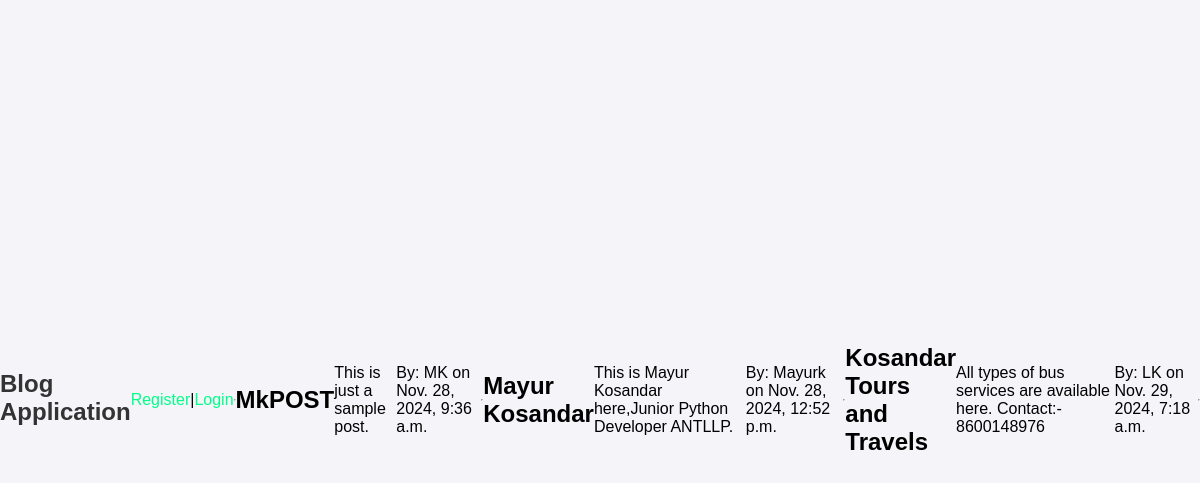
The page / on the database its author committed.
### p2app/models.py (models this page shows, shortened)
class BlogPost(models.Model):
    title = models.CharField(max_length=200)
    content = models.TextField()
    author = models.ForeignKey(User, on_delete=models.CASCADE)
    created_at = models.DateTimeField(auto_now_add=True)
    updated_at = models.DateTimeField(auto_now=True)

### p2app/views.py (the view)
# urls.py: 2. Add a URL to urlpatterns:  path('', views.home, name='home')
def home(request):
    posts = BlogPost.objects.all()
    return render(request, 'home.html', {'posts': posts})

### p2app/templates/home.html (shortened to what this page needs)
{% load static %}
<link rel="stylesheet" href="{% static 'css/style.css' %}">
<!DOCTYPE html>
<html lang="en">
<head>
</head>
<body>
    <h1>Blog Application</h1>
    {% if user.is_authenticated %}
        <h2><p>Welcome, {{ user.username }}!</p></h2>
        <a href="{% url 'create_post' %}">Create New Post</a> |
        <form method="POST" action="{% url 'logout' %}">
            {% csrf_token %}
        </br>
            <button type="submit">Logout</button>
        </form>
    {% else %}
        <a href="{% url 'register' %}">Register</a> | <a href="{% url 'login' %}">Login</a>
    {% endif %}
    <hr>
    {% for post in posts %}
        <h2>{{ post.title }}</h2>
        <p>{{ post.content|truncatechars:100 }}</p>
        <p>By: {{ post.author.username }} on {{ post.created_at }}</p>
        <hr>
    {% endfor %}
</body>
</html>

### p2app/static/style.css (style rules this page uses)
body { font-family: Arial, sans-serif; background-color: #f4f4f9; margin: 0; padding: 0; display: flex; justify-content: center; align-items: center; height: 100vh; }
h1 { margin-bottom: 20px; font-size: 24px; color: #333; }
a { color: #00ff88; text-decoration: none; }

### rows shown on the page
BlogPost: title "MkPOST", content "This is just a sample post.", author.username "MK", created_at "Nov. 28, 2024, 9:36 a.m."
BlogPost: title "Mayur Kosandar", content "This is Mayur Kosandar here,Junior Python Developer ANTLLP.", author.username "Mayurk", created_at "Nov. 28, 2024, 12:52 p.m."
BlogPost: title "Kosandar Tours and Travels", content "All types of bus services are available here. Contact:- 8600148976", author.username "LK", created_at "Nov. 29, 2024, 7:18 a.m."
